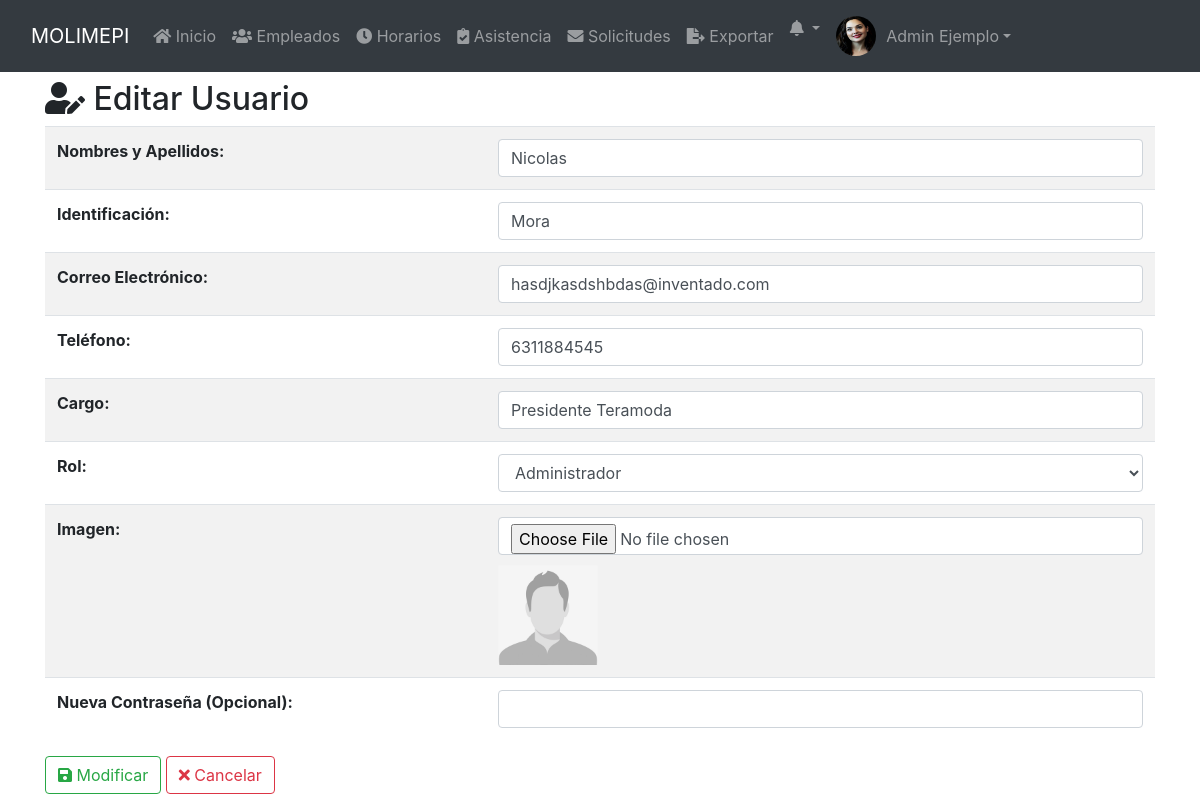
The app's page /public/editar_usuario.php?id=22 (signed in), older data.
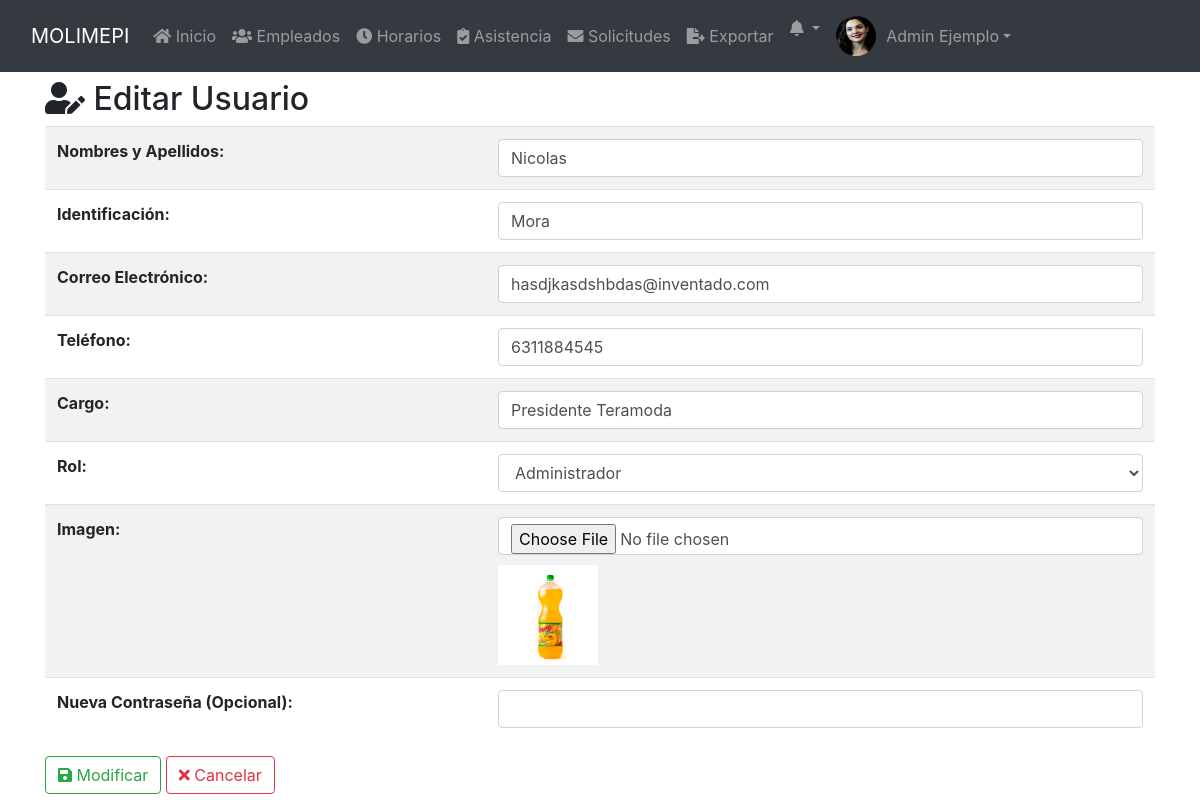
The same page, newer data.
### tables this page shows
CREATE TABLE `usuarios` (
  `ID` int(11) NOT NULL,
  `nombre` varchar(100) NOT NULL,
  `identificacion` varchar(50) NOT NULL,
  `cargo` varchar(50) NOT NULL,
  `telefono` varchar(20) DEFAULT NULL,
  `correo` varchar(100) DEFAULT NULL,
  `nickname` varchar(50) NOT NULL,
  `password` varchar(255) DEFAULT NULL,
  `rol` enum('Administrador','Empleado') DEFAULT 'Empleado',
  `imagen` varchar(255) DEFAULT 'imgs/nofoto.png',
  `fecha_registro` timestamp NOT NULL DEFAULT current_timestamp(),
  `cambio_password` tinyint(1) DEFAULT 0
);

### public/editar_usuario.php (the view, shortened to what this page needs)
<?php
require_once '../config/database.php';
function mostrarUsuario($pdo, $id) {
    try {
        $sql = "SELECT * FROM usuarios WHERE ID = :id";
        $stmt = $pdo->prepare($sql);
        $stmt->bindParam(':id', $id, PDO::PARAM_INT);
        $stmt->execute();
        return $stmt->fetchAll(PDO::FETCH_ASSOC);
    } catch (Exception $e) {
        echo $e->getMessage();
    }
}
$id = $_GET['id'];
$musu = mostrarUsuario($pdo, $id);
?>
<!DOCTYPE html>
<html lang="es">
<?php include 'head.php'; ?>
<body>
    <?php include 'navbar.php'; ?>
    <div class="container mt-4">
        <h2><i class="fas fa-user-edit"></i> Editar Usuario</h2>
        <?php foreach ($musu as $urow): ?>
        <form method="post" enctype="multipart/form-data" onsubmit="return confirmarGuardado();">
            <table class="table table-striped table-hover text-justify">
                <tr>
                    <th> Nombres y Apellidos: </th>
                    <td><input type="text" name="nombre" class="form-control" value="<?php echo htmlspecialchars($urow['nombre']); ?>" required></td>
                </tr>
                <tr>
                    <th> Identificación: </th>
                    <td><input type="text" name="identificacion" class="form-control" value="<?php echo htmlspecialchars($urow['identificacion']); ?>" required></td>
                </tr>
                <tr>
                    <th> Correo Electrónico: </th>
                    <td><input type="email" name="correo" class="form-control" value="<?php echo htmlspecialchars($urow['correo']); ?>" required></td>
                </tr>
                <tr>
                    <th> Teléfono: </th>
                    <td><input type="text" name="telefono" class="form-control" value="<?php echo htmlspecialchars($urow['telefono']); ?>" required></td>
                </tr>
                <tr>
                    <th> Cargo: </th>
                    <td><input type="text" name="cargo" class="form-control" value="<?php echo htmlspecialchars($urow['cargo']); ?>" required></td>
                </tr>
                <tr>
                    <th> Rol: </th>
                    <td>
                        <select name="rol" class="form-control">
                            <option value="Administrador" <?php echo ($urow['rol'] === 'Administrador') ? 'selected' : ''; ?>>Administrador</option>
                        </select>
                    </td>
                </tr>
                <tr>
                    <th> Imagen: </th>
                    <td>
                        <input type="file" class="form-control" name="imagen" accept="image/*">
                        <img src="../<?php echo htmlspecialchars($urow['imagen']); ?>" alt="Imagen de usuario" style="width: 100px; height: 100px; margin-top: 10px;" data-toggle="modal" data-target="#imageModal" data-img-src="../<?php echo htmlspecialchars($urow['imagen']); ?>" class="clickable-image">
                    </td>
                </tr>
                <tr>
                    <th> Nueva Contraseña (Opcional): </th>
                    <td><input type="password" name="password" class="form-control"></td>
                </tr>
            </table>
            <div class="form-group">
                <button type="submit" class="btn btn-outline-success" onclick="confirmarGuardado(event);">
                    <i class="fa fa-save"></i> Modificar
                </button>
                <button type="button" class="btn btn-outline-danger" onclick="confirmarCancelacion();">
                    <i class="fa fa-times"></i> Cancelar
                </button>
            </div>
        </form>
        <?php endforeach; ?>
    </div>
</body>
</html>

Row changes from the older to the newer data that the page shows:
changed usuarios "Nicolas": imagen: picture added in place of a placeholder
